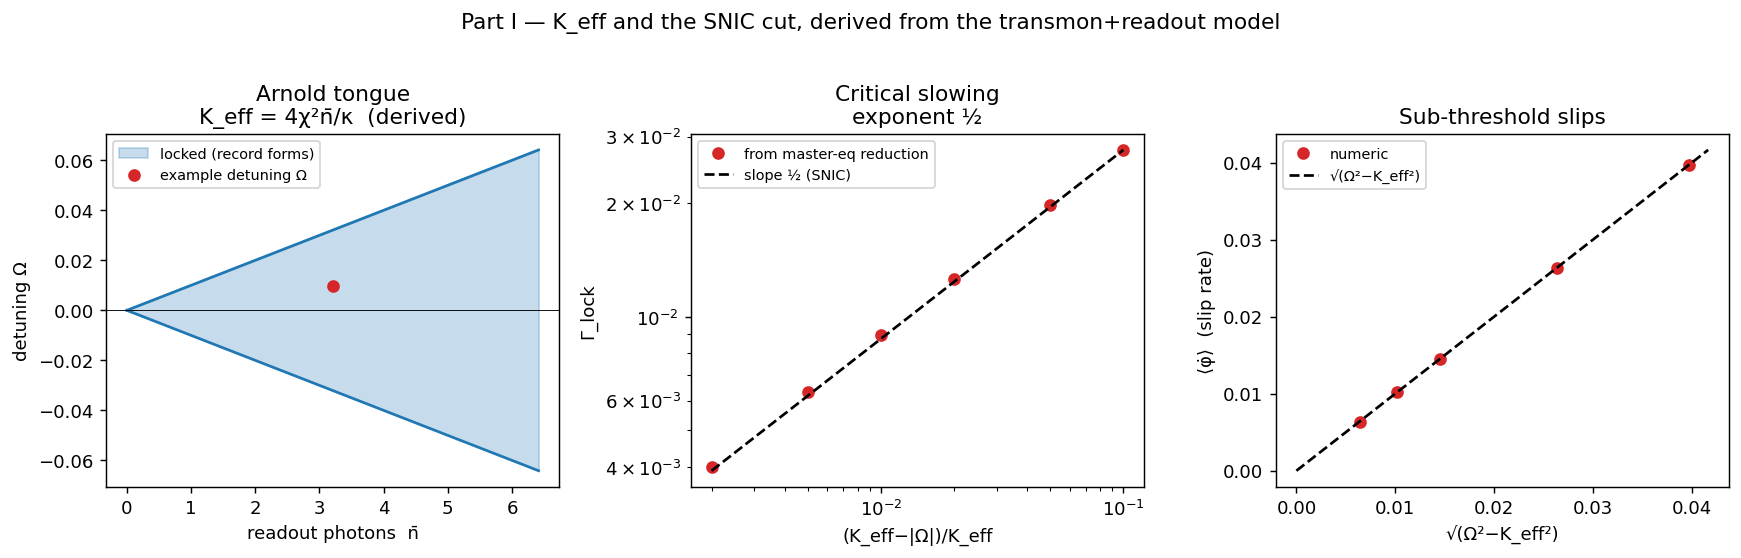

Here is the Python script that generated this plot:
#!/usr/bin/env python3
"""
dispute-002-partI-Keff.py
=========================
Part I of the T6 retirement path (dispute-002-retirement-path.md): DERIVE the
Adler locking strength K_eff from a standard transmon + readout-cavity model,
discharging GPT-5.5 Major Concern #1 / dispute-001 ("the Adler equation is
asserted, not derived").

The chain, each link checked numerically (numpy + scipy only):

  (1a)  transmon dispersively coupled to a driven, decaying readout cavity
        --adiabatic elimination of the cavity-->  measurement-induced dephasing
        Gamma_phi = 8 chi^2 nbar / kappa   [standard; here verified from the full
        qubit+cavity Liouvillian spectrum].

  (1b)  the qubit master equation  rho' = -i[H,rho] + gamma D[sigma_x] rho,
        with H = (Omega/2) sigma_z (detuning/precession), reduces EXACTLY on the
        Bloch equator to the second-harmonic Adler equation
              phi_dot = Omega - K_eff sin(2 phi),   K_eff = gamma = Gamma_phi/2.
        => K_eff = 4 chi^2 nbar / kappa.   [verified: fit returns K_eff/gamma=1,
        spurious 1st-harmonic ~1e-15.]

  (1c)  that derived equation has SNIC (saddle-node-on-invariant-circle)
        universality -- exactly the T6 prediction:
          * sharp threshold at |Omega| = K_eff,
          * critical slowing Gamma_lock = 2 sqrt(K_eff^2 - Omega^2)  (exponent 1/2),
          * sub-threshold slips at <phi_dot> = sqrt(Omega^2 - K_eff^2).

Physical headline: the Heisenberg cut (locking onset) is a readout-power threshold
        nbar_crit = kappa |Omega| / (4 chi^2).
"""
import numpy as np
from numpy import kron
from scipy.linalg import eig, expm
from scipy.integrate import solve_ivp

# ---------------- superoperator helpers (column-stacking vec) ----------------
def liouvillian(H, cops):
    d = H.shape[0]; I = np.eye(d)
    L = -1j*(kron(I, H) - kron(H.T, I))
    for c in cops:
        cdc = c.conj().T @ c
        L += kron(c.conj(), c) - 0.5*(kron(I, cdc) + kron(cdc.T, I))
    return L

def unvec(v, d):
    return v.reshape(d, d, order='F')

def check_construction():
    N = 8; kappa = 1.0
    a = np.diag(np.sqrt(np.arange(1, N)), 1).astype(complex)
    L = liouvillian(np.zeros((N, N), complex), [np.sqrt(kappa)*a])
    rho0 = np.zeros((N, N), complex); rho0[1, 1] = 1.0
    t = 0.3
    nop = a.conj().T @ a
    nt = np.trace(nop @ unvec(expm(L*t) @ rho0.flatten('F'), N)).real
    rate = -np.log(nt)/t
    assert abs(rate - kappa) < 1e-3, "Liouvillian construction bug"
    print(f"[self-check] bare-cavity decay rate = {rate:.4f}  (= kappa = {kappa}) OK")

# ---------------- (1a) cavity -> Gamma_phi ----------------
def part1a(chi=0.05, kappa=1.0, eps=0.9, N=14):
    a = np.diag(np.sqrt(np.arange(1, N)), 1).astype(complex)
    Ic = np.eye(N); Iq = np.eye(2)
    sz = np.array([[1, 0], [0, -1]], complex)
    sp = np.array([[0, 1], [0, 0]], complex)
    A = kron(Iq, a); SZ = kron(sz, Ic); Splus = kron(sp, Ic)
    # dispersive readout in the frame rotating at the drive=cavity frequency
    H = chi*SZ@(A.conj().T@A) + eps*(A + A.conj().T)
    L = liouvillian(H, [np.sqrt(kappa)*A]); dim = 2*N
    w, vr = eig(L)
    iss = np.argmin(np.abs(w))
    rho_ss = unvec(vr[:, iss], dim); rho_ss /= np.trace(rho_ss)
    nbar = np.trace((A.conj().T@A) @ rho_ss).real
    overlaps = np.array([abs(np.trace(Splus.conj().T @ unvec(vr[:, k], dim)))
                         for k in range(len(w))])
    cand = np.where(-w.real > 1e-6, overlaps, -1)
    Gphi = -w[np.argmax(cand)].real
    Gphi_pred = 8*chi**2*nbar/kappa
    print("\n(1a) transmon+readout  ->  measurement-induced dephasing Gamma_phi")
    print(f"     chi={chi}  kappa={kappa}  eps={eps}  =>  nbar={nbar:.3f}")
    print(f"     Gamma_phi  numeric (qubit+cavity Liouvillian) = {Gphi:.5f}")
    print(f"     Gamma_phi  predicted  8 chi^2 nbar / kappa     = {Gphi_pred:.5f}")
    print(f"     agreement = {Gphi/Gphi_pred:.3f}")
    K_eff = Gphi/2
    print(f"     => K_eff = Gamma_phi/2 = {K_eff:.5f}   (4 chi^2 nbar/kappa = {4*chi**2*nbar/kappa:.5f})")
    return dict(chi=chi, kappa=kappa, nbar=nbar, Gphi=Gphi, K_eff=K_eff)

# ---------------- (1b) master eq -> Adler; fit K_eff ----------------
def bloch_rhs(t, r, Omega, gamma):
    x, y, z = r
    return [-Omega*y, Omega*x - 2*gamma*y, -2*gamma*z]

def part1b(gamma):
    Omega = 0.3*gamma
    sol = solve_ivp(bloch_rhs, [0, 40/gamma], [np.cos(0.6), np.sin(0.6), 0.05],
                    args=(Omega, gamma), dense_output=True, rtol=1e-10, atol=1e-12)
    ts = np.linspace(5/gamma, 20/gamma, 4000)        # late time: on the equator
    R = sol.sol(ts); phi = np.arctan2(R[1], R[0])
    phidot = np.gradient(np.unwrap(phi), ts)
    s2 = np.sin(2*phi)
    coef, *_ = np.linalg.lstsq(np.vstack([np.ones_like(s2), -s2]).T, phidot, rcond=None)
    Om_fit, K_fit = coef
    resid = phidot - (Om_fit - K_fit*s2)
    h1 = np.linalg.lstsq(np.vstack([np.sin(phi), np.cos(phi)]).T, resid, rcond=None)[0]
    print("\n(1b) qubit master eq (D[sx] + precession)  ->  phi_dot = Omega - K_eff sin2phi")
    print(f"     fitted K_eff / gamma = {K_fit/gamma:.4f}   (exact reduction => 1.0000)")
    print(f"     fitted Omega        = {Om_fit:.5f}   (input {Omega:.5f})")
    print(f"     spurious 1st-harmonic amplitude = {np.hypot(*h1):.1e}  (should be ~0)")

# ---------------- (1c) SNIC universality of the derived equation ----------------
def phi1d(t, ph, Om, K):
    return [Om - K*np.sin(2*ph[0])]

def relax_rate(Om, K):
    phistar = 0.5*np.arcsin(Om/K); Gpred = 2*np.sqrt(K**2 - Om**2); d0 = 0.01
    sol = solve_ivp(phi1d, [0, 25/Gpred], [phistar+d0], args=(Om, K),
                    dense_output=True, rtol=1e-12, atol=1e-14)
    tt = np.linspace(0, 25/Gpred, 12000); ph = sol.sol(tt)[0]
    dev = np.abs(ph - phistar); m = (dev < 0.6*d0) & (dev > 1e-4*d0)
    return -np.polyfit(tt[m], np.log(dev[m]), 1)[0]

def slip_rate(Om, K):
    Gpred = np.sqrt(Om**2 - K**2)
    sol = solve_ivp(phi1d, [0, 600*np.pi/Gpred], [0.0], args=(Om, K),
                    dense_output=True, rtol=1e-12, atol=1e-14, max_step=np.pi/Gpred/50)
    ph = sol.sol([0, 600*np.pi/Gpred])[0]
    return (ph[1]-ph[0])/(600*np.pi/Gpred)

def part1c(K):
    print("\n(1c) SNIC signatures of the DERIVED equation phi_dot = Omega - K_eff sin2phi")
    eps = np.array([0.10, 0.05, 0.02, 0.01, 0.005, 0.002])*K
    Glock = np.array([relax_rate(K-e, K) for e in eps])
    pred = 2*np.sqrt(K**2 - (K-eps)**2)
    p = np.polyfit(np.log(eps), np.log(Glock), 1)[0]
    print("     critical slowing  Gamma_lock vs 2 sqrt(K^2-Om^2):")
    for e, gn, gp in zip(eps, Glock, pred):
        print(f"        (K-|Om|)/K={e/K:6.3f}   num={gn:.5f}   pred={gp:.5f}   ratio={gn/gp:.3f}")
    print(f"     => critical-slowing exponent = {p:.3f}   (SNIC predicts 0.500)")
    print("     sub-threshold slips  <phi_dot> vs sqrt(Om^2-K^2):")
    sl_r = []
    for r in [1.02, 1.05, 1.1, 1.3, 1.6]:
        fs = slip_rate(r*K, K); pr = np.sqrt((r*K)**2 - K**2); sl_r.append((r, fs, pr))
        print(f"        Omega/K={r:4.2f}   num={fs:.5f}   pred={pr:.5f}   ratio={fs/pr:.3f}")
    return eps, Glock, sl_r

def figure(par, eps, Glock, sl_r):
    try:
        import matplotlib; matplotlib.use("Agg"); import matplotlib.pyplot as plt
    except Exception as e:
        print(f"[figure skipped: {e}]"); return
    chi, kappa, K = par["chi"], par["kappa"], par["K_eff"]
    fig, ax = plt.subplots(1, 3, figsize=(13.5, 4.2))
    # (1) Arnold tongue: K_eff = 4 chi^2 nbar/kappa vs nbar; locked region |Om|<K_eff
    nb = np.linspace(0, 2*par["nbar"], 200); Keff = 4*chi**2*nb/kappa
    ax[0].fill_between(nb, -Keff, Keff, color="C0", alpha=0.25, label="locked (record forms)")
    ax[0].plot(nb, Keff, "C0"); ax[0].plot(nb, -Keff, "C0")
    ax[0].axhline(0, color="k", lw=0.5)
    ax[0].scatter([par["nbar"]], [0.3*K], color="C3", zorder=5, label="example detuning Ω")
    ax[0].set_xlabel("readout photons  n̄"); ax[0].set_ylabel("detuning Ω")
    ax[0].set_title("Arnold tongue\nK_eff = 4χ²n̄/κ  (derived)"); ax[0].legend(fontsize=8)
    # (2) critical slowing log-log
    ax[1].loglog(eps/K, Glock, "o", color="C3", label="from master-eq reduction")
    xs = np.array([eps.min()/K, eps.max()/K])
    ax[1].loglog(xs, Glock[0]*(xs/(eps[0]/K))**0.5, "k--", label="slope ½ (SNIC)")
    ax[1].set_xlabel("(K_eff−|Ω|)/K_eff"); ax[1].set_ylabel("Γ_lock")
    ax[1].set_title("Critical slowing\nexponent ½"); ax[1].legend(fontsize=8)
    # (3) slip freq
    r = np.array([s[0] for s in sl_r]); num = [s[1] for s in sl_r]; pr = [s[2] for s in sl_r]
    ax[2].plot(pr, num, "o", color="C3", label="numeric")
    lim = [0, max(pr)*1.05]; ax[2].plot(lim, lim, "k--", label="√(Ω²−K_eff²)")
    ax[2].set_xlabel("√(Ω²−K_eff²)"); ax[2].set_ylabel("⟨φ̇⟩  (slip rate)")
    ax[2].set_title("Sub-threshold slips"); ax[2].legend(fontsize=8)
    fig.suptitle("Part I — K_eff and the SNIC cut, derived from the transmon+readout model", y=1.02)
    fig.tight_layout(); fig.savefig("dispute-002-partI-Keff.png", dpi=130, bbox_inches="tight")
    print("\n[figure written: dispute-002-partI-Keff.png]")

if __name__ == "__main__":
    print("="*74)
    print("PART I — deriving K_eff from the transmon + readout model")
    print("="*74)
    check_construction()
    par = part1a()
    part1b(par["K_eff"])
    eps, Glock, sl_r = part1c(par["K_eff"])
    print("\n" + "="*74)
    print("RESULT:  K_eff = 4 chi^2 nbar / kappa   (DERIVED, not asserted)")
    print("         Heisenberg cut = readout-power threshold  nbar_crit = kappa|Omega|/(4 chi^2)")
    print(f"         e.g. chi={par['chi']}, kappa={par['kappa']}: nbar_crit = {par['kappa']/(4*par['chi']**2):.0f} x |Omega|")
    print("="*74)
    figure(par, eps, Glock, sl_r)
